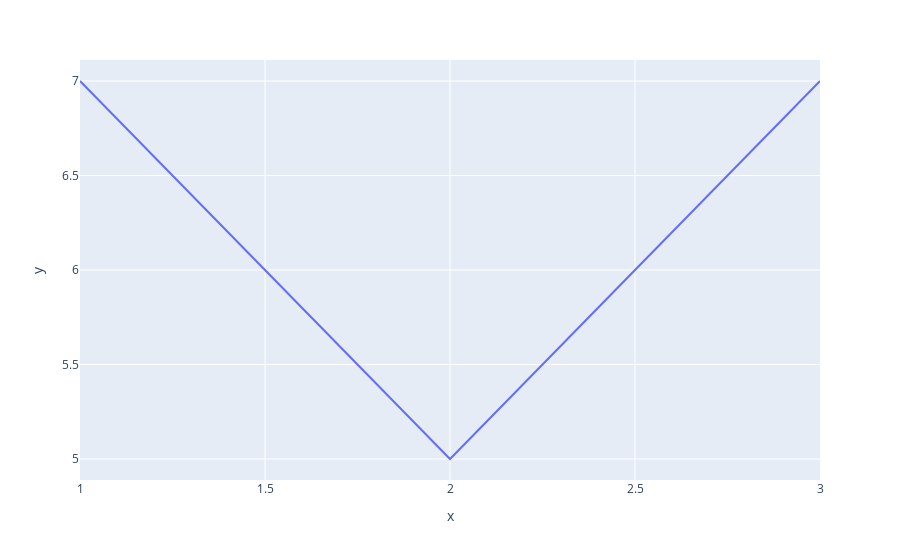

Notebook source saved alongside this figure:
### Code cell
# Simple line
line(x=[1,2,3], y=[7,5,7])

### Figure 1 — Plotly figure (JSON) as saved in the notebook; plotly's stock layout.template omitted (floating-point values rounded to 4 significant figures)
{"data": [{"hovertemplate": "x=%{x}<br>y=%{y}<extra></extra>", "legendgroup": "", "line": {"color": "#636efa", "dash": "solid"}, "marker": {"symbol": "circle"}, "mode": "lines", "name": "", "orientation": "v", "showlegend": false, "type": "scatter", "x": [1, 2, 3], "xaxis": "x", "y": [7, 5, 7], "yaxis": "y"}], "layout": {"legend": {"tracegroupgap": 0}, "margin": {"t": 60}, "xaxis": {"anchor": "y", "domain": [0, 1], "title": {"text": "x"}}, "yaxis": {"anchor": "x", "domain": [0, 1], "title": {"text": "y"}}}}
